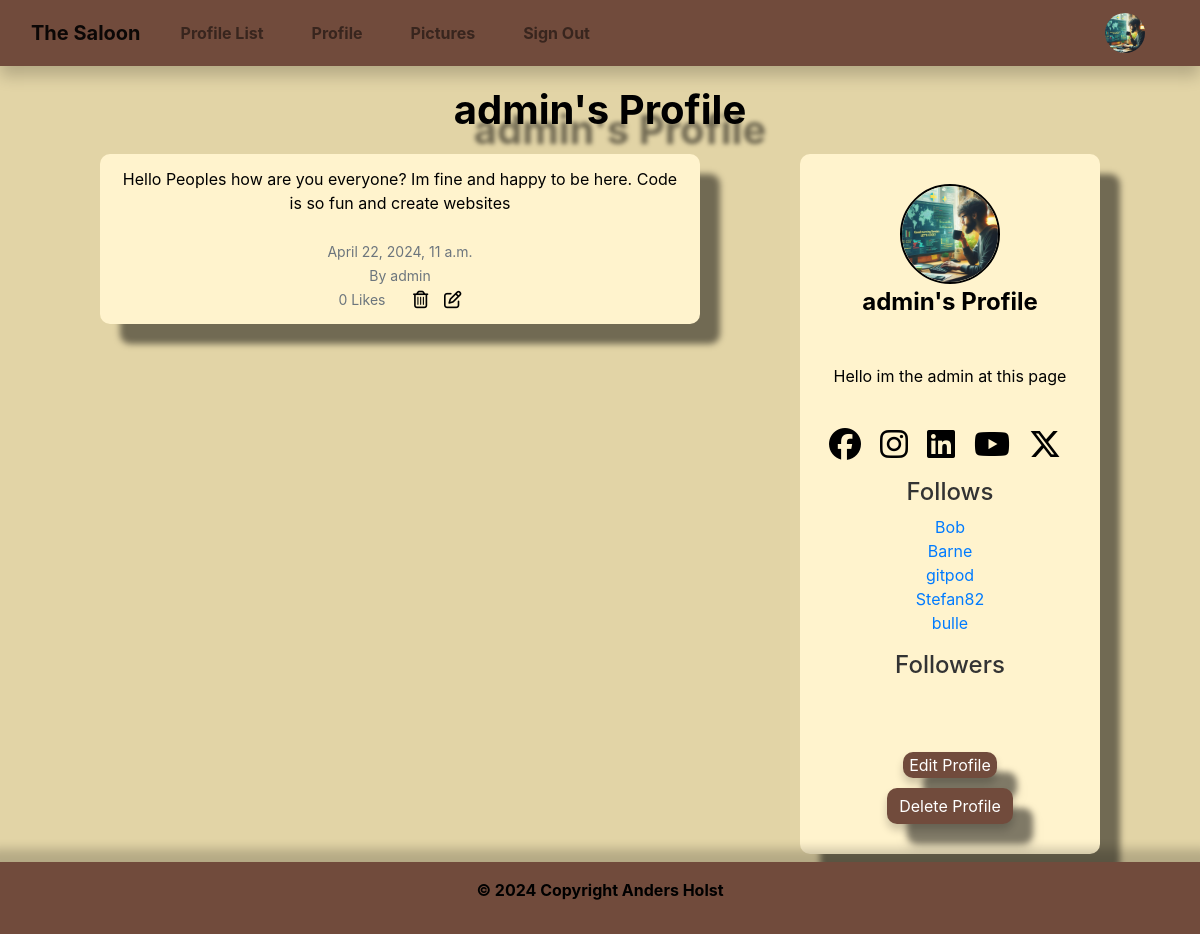
/profile/24 (signed in), run on the app's committed database.
### the_saloon/models.py (models this page shows, shortened)
class Profile(models.Model):
    user = models.OneToOneField(User, on_delete=models.CASCADE)
    follows = models.ManyToManyField("self",
                                     related_name="followed_by",
                                     symmetrical=False, blank=True)
    date_modified = models.DateTimeField(User, auto_now=True)
    profile_image = models.ImageField(
        null=True, blank=True, upload_to="media/image")
    profile_bio = models.CharField(null=True, blank=True, max_length=500)
    facebook_link = models.CharField(null=True, blank=True, max_length=100)
    instagram_link = models.CharField(
        null=True, blank=True, max_length=100)
    linkedin_link = models.CharField(null=True, blank=True, max_length=100)
    youtube_link = models.CharField(null=True, blank=True, max_length=100)
    x_link = models.CharField(null=True, blank=True, max_length=100)
    def __str__(self):
        return self.user.username

class Shout(models.Model):
    user = models.ForeignKey(
        User, related_name="shouts",
        on_delete=models.CASCADE
    )
    body = models.CharField(max_length=200)
    created_at = models.DateTimeField(auto_now_add=True)
    likes = models.ManyToManyField(User, related_name="shout_like", blank=True)
    def number_of_likes(self):
        return self.likes.count()

### the_saloon/views.py (the view, shortened to what this page needs)
# urls.py: path('profile/<int:pk>', views.profile, name='profile'),
def profile(request, pk):
    if request.user.is_authenticated:
        try:
            profile = Profile.objects.get(user_id=pk)
        except ObjectDoesNotExist:
            messages.error(request, "Profile not found.")
            return redirect('home')
        shouts = Shout.objects.filter(user_id=pk).order_by("-created_at")
        return render(request, "profile.html", {"profile": profile, "shouts": shouts})
    else:
        messages.success(request, "You must login to see this page...")
        return redirect('home')

### the_saloon/templates/profile.html (shortened to what this page needs)
{% extends 'base.html' %}
{% load static %}
{% block content %}
{% if profile %}
<h1 class="profil text-center">{{ profile.user.username }}'s Profile</h1>
<div class="container-fluid">
  <div class="row">
    <div id="profile-bio" class="col-xs-12 col-sm-12 col-md-3 order-md-3 text-center px-3 px-md-0">
          <div class="container1 mx-auto">
            <div class="image d-flex flex-column justify-content-center align-items-center">
      {% if profile.profile_image %}
      <img src="{{ profile.profile_image.url }}" height="100" width="100" class="profile rounded-circle"
        alt="profile_image">
      {% else %}
      <img src="{% static 'images/cowboy.png' %}" height="100" width="100" class="profile rounded-circle"
        alt="profile_image">
      {% endif %}
      <span class="name mb-4">
        {{ profile.user.username }}'s Profile
      </span>
      {% if profile.profile_bio %}
      <div class="bio">
        <span>
        {{ profile.profile_bio}}
        </span>
      </div>
      {% endif %}
      <div class="gap-3 mb-3 icons d-flex flex-row justify-content-center align-items-center">
        {% if profile.facebook_link %}
        <a href="{{ profile.facebook_link }}" target="new">
          <i class="face fa-2x fa-brands fa-facebook"></i></a>
        {% endif %}
        {% if profile.instagram_link %}
        <a href="{{ profile.instagram_link }}" target="new"><i class="inst fa-2x fa-brands fa-instagram"></i></a>
        {% endif %}
        {% if profile.linkedin_link %}
        <a href="{{ profile.linkedin_link }}" target="new"><i class="link fa-2x fa-brands fa-linkedin"></i></a>
        {% endif %}
        {% if profile.youtube_link %}
        <a href="{{ profile.youtube_link }}" target="new"><i class="you fa-2x fa-brands fa-youtube"></i></a>
        {% endif %}
        {% if profile.x_link %}
        <a href="{{ profile.x_link }}" target="new"><i class="x fa-2x fa-brands fa-x-twitter"></i></a>
        {% endif %}
      </div>
      <h5 class="follow">Follows</h5>
        <p class="card-text">
        {% for following in profile.follows.all %}
            {% if following.user.id != user.id %}
                <a href="{% url 'profile' following.user.id %}">{{ following }}</a><br/>
            {% endif %}
        {% endfor %}
        </p>
        <h5 class="follow">Followers</h5>
        <br/><br/>
        {% if request.user.id == profile.user.id %}
        <button class="btn-profile btn-outline">
          <a class="edit" href="{% url 'update_user' %}">Edit Profile</a>
        </button>
        {% endif %}
      {% if request.user.id == profile.user.id %}
      <form action="{% url 'delete_profile' %}" method="post">
        <button type="submit" class="btn btn-dp" onclick="return confirmDelete()">Delete Profile</button>
      </form>
      {% endif %}
    </div>
          </div>
      </div>
      <div class="col-xs-12 col-sm-12 col-md-8 order-md-1 text-center">
          <div class="container2 mx-auto">
            {% if shouts%}
            {% for shout in shouts %}
              <div class="alert" role="alert">
                  {{ shout.body }}<br/><br/>
                  <small class="text-muted">
                      {{ shout.created_at }}
                      <br/>
                      By {{ shout.user.username }}
                      <br/>
                      {{ shout.number_of_likes }} Likes
                      &nbsp;&nbsp;
                {% if request.user.username == profile.user.username %}
                <a href="{% url 'delete_shout' shout.id %}"></a>
                <a href="{% url 'edit_shout' shout.id %}"></a>
                {% endif %}
              </small>
            </div>
            {% endfor %}
            {% endif %}
          </div>
      </div>
  </div>
</div>
{% endif %}
{% endblock %}

### the_saloon/templates/navbar.html (shortened to what this page needs)
{% load static %}
<nav class="navbar navbar-expand-lg navbar-light navbar sticky-top">
  <div class="container-fluid">
    {% if user.is_authenticated %}
    <a class="navbar-brand" href="{% url 'home' %}">The Saloon</a>
    {% else %}
    <a class="navbar-brand" href="{% url 'login' %}">The Saloon</a>
    {% endif %}
    <div class="collapse navbar-collapse" id="navbarSupportedContent">
      <ul class="navbar-nav me-auto mb-2 mb-lg-0">
        {% if user.is_authenticated %}
        <li class="nav-item mx-3">
          <a class="nav-link" href="{% url 'profile_list' %}">Profile List</a>
        </li>
        <li class="nav-item mx-3">
          <a class="nav-link" href="{% url 'profile' request.user.id %}">Profile</a>
        </li>
        <li class="nav-item mx-3">
          <a class="nav-link" href="{% url 'upload_image' %}">Pictures</a>
        </li>
        <li class="nav-item mx-3">
          <a class="nav-link" href="{% url 'logout' %}">Sign Out</a>
        </li>
        {% else %}
        <li class="nav-item mx-3">
          <a class="nav-link" href="{% url 'register' %}">Sign Up</a>
        </li>
        {% endif %}
      </ul>
      {% if request.user.is_authenticated %}
        <ul class="navbar-nav ml-auto">
            <li class="nav-link navbar-brand">
                {% if user.profile.profile_image %}
                    <a href="{% url 'profile' request.user.id %}">
                        <img src="{{ user.profile.profile_image.url }}" class="rounded-circle" width="40" height="40" alt="profile_image">
                    </a>
                {% else %}
                    <a href="{% url 'profile' request.user.id %}">
                        <img src="images/cowboy.png" class="rounded-circle" width="40" height="40" alt="profile_image">
                    </a>
                {% endif %}
            </li>
        </ul>
      {% endif %}
    </div>
  </div>
</nav>

### social/static/css/style.css (style rules this page uses)
* { color: #000000; }
body { background-color: #E2D4A6; margin-bottom: 80px; }
div.alert { background-color: #FFF3CD; filter: drop-shadow(20px 20px 3px rgba(0, 0, 0, 0.5)); border-radius: 10px; color: #000000; }
button.btn { background-color: #714b3c; border: none; box-shadow: 0 6px 8px 0 rgba(0,0,0,.2); border-radius: 2rem; color: white; }
a.navbar-brand { color: black; font-weight: bold; }
nav.navbar { width: 100%; box-sizing: border-box; background-color: #714B3C; box-shadow: 0 10px 15px 0 rgba(0,0,0,.2); font-weight: bold; color: #000000; }
#profile-bio { display: flex; overflow: auto; flex-direction: column; align-items: center; justify-content: center; background-color: #FFF3CD; padding: 20px; border-radius: 10px; filter: drop-shadow(20px 20px 3px rgba(0, 0, 0, 0.5)); height: 100%; padding: 30px; font-size: 1rem; }
.profile { border: 2px solid #000000; }
.name { font-size: 1.5em; font-weight: bold; }
.bio { font-size: 1em; color: #000000; margin: 20px; }
.gap-3.mb-3.icons.d-flex.flex-row.justify-content-center.align-items-center { margin: 20px; }
.icons a { margin-right: 10px; }
.follow { font-size: 1.5em; color: #333; }
p.card-text { color: #000000; }
h1.profil { color: black; margin-bottom: 20px; margin-top: 20px; font-weight: bold; filter: drop-shadow(20px 20px 2px rgba(0, 0, 0, 0.5)); }
small.text-muted { margin-top: 20px; color: #000000; font-display: bold; }
.btn-profile { background-color: #714b3c; border: none; box-shadow: 0 6px 8px 0 rgba(0,0,0,.2); border-radius: 10px; color: white; filter: drop-shadow(20px 20px 3px rgba(0, 0, 0, 0.5)); }
.btn-profile.btn-outline { background-color: #714b3c; border: none; box-shadow: 0 6px 8px 0 rgba(0,0,0,.2); color: white; border-radius: 10px; text-decoration: none; filter: drop-shadow(20px 20px 3px rgba(0, 0, 0, 0.5)); }
a.edit { color: white; }
button.btn.btn-dp { background-color: #714b3c; border: none; margin-top: 10px; box-shadow: 0 6px 8px 0 rgba(0,0,0,.2); border-radius: 10px; color: white; filter: drop-shadow(20px 20px 3px rgba(0, 0, 0, 0.5)); }
#profile-bio { flex: 1; }
.row { display: flex; flex-wrap: wrap; }
.container2 { max-width: 100%; width: 600px; margin: o auto; }
.container1 { max-width: 100%; margin: 0 auto; }

### data on the page
Profile: user.username "admin", profile_image (picture), profile_bio "Hello im the admin at this page"
Profile: user.username "Bob"
Profile: user.username "Barne"
Profile: user.username "gitpod"
Profile: user.username "Stefan82"
Profile: user.username "bulle"
Shout: body "Hello Peoples how are you everyone? Im fine and happy to be here. Code is so fun and create websites", created_at "April 22, 2024, 11 a.m.", user.username "admin", number_of_likes "0"
